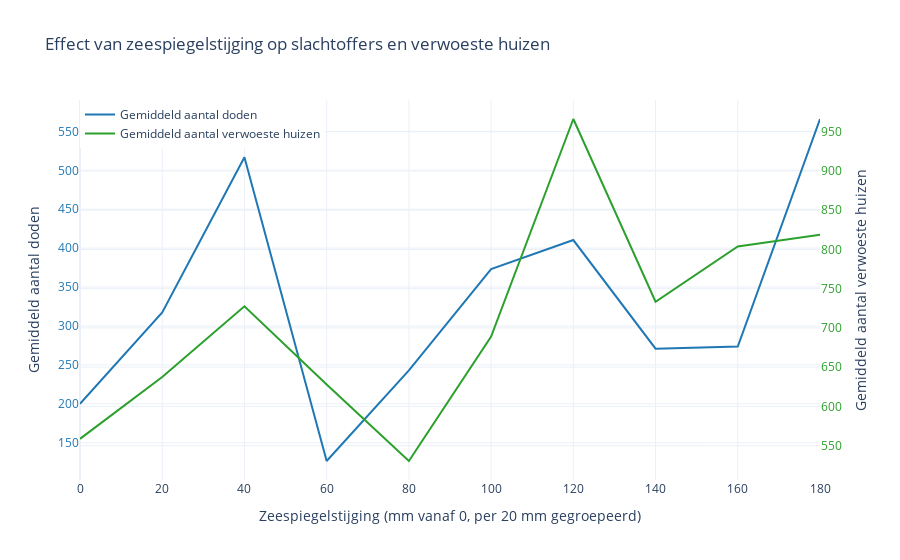

Notebook source saved alongside this figure:
### Markdown cell above
De stijgende schadebedragen suggereren dat tsunami’s in staat zijn om steeds meer waardevolle infrastructuur en bebouwing te treffen. Een hoger zeeniveau kan ertoe leiden dat het water verder landinwaarts reikt en daardoor grotere gebieden beschadigt. Tegelijkertijd zorgt de groei van steden in kustregio’s ervoor dat de potentiële schade per gebeurtenis stijgt. Hoewel er meerdere factoren meespelen, sluit dit patroon aan bij het argument, een stijgende zeespiegel draagt bij aan het verergeren van de impact van tsunami’s. Plot 3 onderstreept daarmee de economische consequenties van klimaatverandering in kustgebieden. Ook in Plot 2 wordt zichtbaar hoe de verwoestende impact van tsunami’s is toegenomen onder invloed van een stijgende zeespiegel. De grafiek toont het aantal dodelijke slachtoffers en het aantal volledig verwoeste huizen per tsunami.

### Code cell
import pandas as pd
import plotly.graph_objs as go

# --- 1. Mapping naar numerieke doden ---
deaths_mapping = {
    "None reported": 0,
    "Few (~1 to 50 people)": 25,
    "Some (~51 to 100 people)": 75,
    "Many (~101 to 1,000 people)": 550,
    "Very Many (~1001 or more people)": 1500
}
houses_map = {
    'Few (~1 to 50 houses)': 25,
    'Some (~51 to 100 houses)': 75,
    'Many (~101 to 1000 houses)': 550,
    'Very Many (~1001 or more houses)': 1500
}
merged["HOUSES_ESTIMATED"] = merged["HOUSES_TOTAL_DESCRIPTION"].map(houses_map)
merged["DEATHS_ESTIMATED"] = merged["DEATHS_TOTAL_DESCRIPTION"].map(deaths_mapping)

# --- 2. Zeespiegel corrigeren ---
min_sea = merged["Sea_Level_Change_mm"].min()
merged["Sea_Level_Corrected"] = merged["Sea_Level_Change_mm"] - min_sea

# --- 3. Bepaal decennium (optioneel) ---
merged["Decennium"] = (merged["Year"] // 10) * 10

# --- 4. Groeperen per 20mm zeespiegelbin ---
merged["Sea_Level_Bin"] = (merged["Sea_Level_Corrected"] // 20) * 20
grouped = merged.groupby("Sea_Level_Bin").agg({
    "DEATHS_ESTIMATED": "mean",
    "HOUSES_ESTIMATED": "mean",
    "Year": lambda x: int(x.mean())  # gemiddeld jaar als representatie
}).reset_index()

# --- 5. Laatste bin verwijderen ---
max_bin = grouped["Sea_Level_Bin"].max()
grouped = grouped[grouped["Sea_Level_Bin"] < max_bin]

# --- 6. Plot maken ---
fig = go.Figure()
min_sea = merged["Sea_Level_Change_mm"].min()
merged["Sea_Level_Corrected"] = merged["Sea_Level_Change_mm"] - min_sea


merged["Sea_Level_Bin"] = (merged["Sea_Level_Corrected"] // 20) * 20
grouped = merged.groupby("Sea_Level_Bin").agg({
    "DEATHS_ESTIMATED": "mean",
    "HOUSES_ESTIMATED": "mean",
    "Year": lambda x: int(x.mean())  # gemiddeld jaar als representatie
}).reset_index()

# --- 5. Laatste bin verwijderen ---
max_bin = grouped["Sea_Level_Bin"].max()
grouped = grouped[grouped["Sea_Level_Bin"] < max_bin]


# Lijn: Aantal doden (blauwgroen tint)
fig.add_trace(go.Scatter(
    x=grouped["Sea_Level_Bin"],
    y=grouped["DEATHS_ESTIMATED"],
    name="Gemiddeld aantal doden",
    mode="lines",
    line=dict(color="#1f77b4"),  # steel blue / blauw tint
    hovertemplate=(
        "%{y:.0f}<br>"
    ),
    customdata=grouped[["Year"]].values
))

# Lijn: Aantal verwoeste huizen (groentint)
fig.add_trace(go.Scatter(
    x=grouped["Sea_Level_Bin"],
    y=grouped["HOUSES_ESTIMATED"],
    name="Gemiddeld aantal verwoeste huizen",
    mode="lines",
    line=dict(color="#2ca02c"),  # forest green / groen tint
    yaxis="y2",
    hovertemplate=(
        "%{y:.0f}<br>" +
        "Zeespiegelstijging: %{x:.0f} mm<br>" +
        "Gemiddeld jaar: %{customdata[0]:.0f}"
    ),
    customdata=grouped[["Year"]].values
))

# --- 7. Layout ---
fig.update_layout(
    title="Effect van zeespiegelstijging op slachtoffers en verwoeste huizen",
    xaxis=dict(title="Zeespiegelstijging (mm vanaf 0, per 20 mm gegroepeerd)"),
    yaxis=dict(
        title="Gemiddeld aantal doden",
        tickfont=dict(color="#1f77b4")  # zelfde blauw als lijn
    ),
    yaxis2=dict(
        title="Gemiddeld aantal verwoeste huizen",
        tickfont=dict(color="#2ca02c"),  # zelfde groen als lijn
        overlaying="y",
        side="right"
    ),
    legend=dict(x=0.00, y=1.),
    template="plotly_white",
    hovermode="x unified"
)

fig.show()

### Figure 1 — Plotly figure (JSON) as saved in the notebook; plotly's stock layout.template omitted (floating-point values rounded to 4 significant figures)
{"data": [{"customdata": [[1907], [1927], [1941], [1952], [1965], [1977], [1989], [1997], [2004], [2010]], "hovertemplate": "%{y:.0f}<br>", "line": {"color": "#1f77b4"}, "mode": "lines", "name": "Gemiddeld aantal doden", "type": "scatter", "x": [0.0, 20.0, 40.0, 60.0, 80.0, 100.0, 120.0, 140.0, 160.0, 180.0], "y": [200.0, 317.4, 516.7, 126.6, 242.9, 373.1, 410.4, 270.8, 273.6, 565.9]}, {"customdata": [[1907], [1927], [1941], [1952], [1965], [1977], [1989], [1997], [2004], [2010]], "hovertemplate": "%{y:.0f}<br>Zeespiegelstijging: %{x:.0f} mm<br>Gemiddeld jaar: %{customdata[0]:.0f}", "line": {"color": "#2ca02c"}, "mode": "lines", "name": "Gemiddeld aantal verwoeste huizen", "type": "scatter", "x": [0.0, 20.0, 40.0, 60.0, 80.0, 100.0, 120.0, 140.0, 160.0, 180.0], "y": [558.7, 637.5, 727.5, 627.9, 530.4, 689.1, 966.2, 733.3, 803.8, 818.8], "yaxis": "y2"}], "layout": {"hovermode": "x unified", "legend": {"x": 0, "y": 1}, "title": {"text": "Effect van zeespiegelstijging op slachtoffers en verwoeste huizen"}, "xaxis": {"title": {"text": "Zeespiegelstijging (mm vanaf 0, per 20 mm gegroepeerd)"}}, "yaxis": {"tickfont": {"color": "#1f77b4"}, "title": {"text": "Gemiddeld aantal doden"}}, "yaxis2": {"overlaying": "y", "side": "right", "tickfont": {"color": "#2ca02c"}, "title": {"text": "Gemiddeld aantal verwoeste huizen"}}}}
